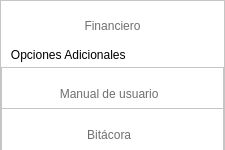
           <widget class="QFrame" name="frame_22">
            <property name="sizePolicy">
             <sizepolicy hsizetype="Fixed" vsizetype="Fixed">
              <horstretch>0</horstretch>
              <verstretch>0</verstretch>
             </sizepolicy>
            </property>
            <property name="minimumSize">
             <size>
              <width>225</width>
              <height>150</height>
             </size>
            </property>
            <property name="maximumSize">
             <size>
              <width>16777215</width>
              <height>150</height>
             </size>
            </property>
            <property name="styleSheet">
             <string notr="true">background-color: rgb(255, 255, 255);</string>
            </property>
            <property name="frameShape">
             <enum>QFrame::StyledPanel</enum>
            </property>
            <property name="frameShadow">
             <enum>QFrame::Raised</enum>
            </property>
            <layout class="QVBoxLayout" name="verticalLayout_9">
             <property name="spacing">
              <number>0</number>
             </property>
             <property name="leftMargin">
              <number>0</number>
             </property>
             <property name="topMargin">
              <number>0</number>
             </property>
             <property name="rightMargin">
              <number>0</number>
             </property>
             <property name="bottomMargin">
              <number>0</number>
             </property>
             <item>
              <widget class="QPushButton" name="btn_modulo_banco">
               <property name="minimumSize">
                <size>
                 <width>100</width>
                 <height>50</height>
                </size>
               </property>
               <property name="layoutDirection">
                <enum>Qt::LeftToRight</enum>
               </property>
               <property name="styleSheet">
                <string notr="true">QPushButton{
border:Opx;
color: rgb(111, 111, 111);
font: bold 9pt &quot;Nunito&quot;;
}

QPushButton:hover{
background-color: rgb(248, 244, 244);
color: rgb(0, 0, 0);
font: bold 9pt &quot;Nunito&quot;;
}

</string>
               </property>
               <property name="text">
                <string>Financiero</string>
               </property>
               <property name="iconSize">
                <size>
                 <width>25</width>
                 <height>25</height>
                </size>
               </property>
              </widget>
             </item>
             <item>
              <widget class="QLabel" name="label_12">
               <property name="minimumSize">
                <size>
                 <width>0</width>
                 <height>25</height>
                </size>
               </property>
               <property name="maximumSize">
                <size>
                 <width>16777215</width>
                 <height>35</height>
                </size>
               </property>
               <property name="styleSheet">
                <string notr="true">color: rgb(0, 0, 0);
font:bold  9pt &quot;Nunito&quot;;</string>
               </property>
               <property name="text">
                <string>   Opciones Adicionales</string>
               </property>
              </widget>
             </item>
             <item>
              <widget class="QFrame" name="frame_40">
               <property name="minimumSize">
                <size>
                 <width>0</width>
                 <height>55</height>
                </size>
               </property>
               <property name="maximumSize">
                <size>
                 <width>16777215</width>
                 <height>55</height>
                </size>
               </property>
               <property name="frameShape">
                <enum>QFrame::StyledPanel</enum>
               </property>
               <property name="frameShadow">
                <enum>QFrame::Raised</enum>
               </property>
               <layout class="QGridLayout" name="gridLayout_13">
                <property name="leftMargin">
                 <number>0</number>
                </property>
                <property name="topMargin">
                 <number>0</number>
                </property>
                <property name="rightMargin">
                 <number>0</number>
                </property>
                <property name="bottomMargin">
                 <number>0</number>
                </property>
                <property name="spacing">
                 <number>0</number>
                </property>
                <item row="1" column="0">
                 <widget class="QPushButton" name="Manual_6">
                  <property name="minimumSize">
                   <size>
                    <width>0</width>
                    <height>50</height>
                   </size>
                  </property>
                  <property name="layoutDirection">
                   <enum>Qt::LeftToRight</enum>
                  </property>
                  <property name="styleSheet">
                   <string notr="true">QPushButton{
border:Opx;
color: rgb(111, 111, 111);
font: bold 9pt &quot;Nunito&quot;;
}

QPushButton:hover{
background-color: rgb(248, 244, 244);
color: rgb(0, 0, 0);
font: bold 9pt &quot;Nunito&quot;;
}
</string>
                  </property>
                  <property name="text">
                   <string> Manual de usuario</string>
                  </property>
                  <property name="icon">
                   <iconset>
                    <normaloff>InterfaceImages/agenda.png</normaloff>InterfaceImages/agenda.png</iconset>
                  </property>
                  <property name="iconSize">
                   <size>
                    <width>25</width>
                    <height>25</height>
                   </size>
                  </property>
                 </widget>
                </item>
                <item row="1" column="1">
                 <widget class="QFrame" name="frame_91">
                  <property name="maximumSize">
                   <size>
                    <width>10</width>
                    <height>16777215</height>
                   </size>
                  </property>
                  <property name="styleSheet">
                   <string notr="true">QFrame {
    border-top-right-radius:25px;
	border-bottom-right-radius:25px;
}</string>
                  </property>
                  <property name="frameShape">
                   <enum>QFrame::StyledPanel</enum>
                  </property>
                  <property name="frameShadow">
                   <enum>QFrame::Raised</enum>
                  </property>
                 </widget>
                </item>
               </layout>
              </widget>
             </item>
             <item>
              <widget class="QFrame" name="frame_34">
               <property name="minimumSize">
                <size>
                 <width>0</width>
                 <height>55</height>
                </size>
               </property>
               <property name="maximumSize">
                <size>
                 <width>16777215</width>
                 <height>55</height>
                </size>
               </property>
               <property name="frameShape">
                <enum>QFrame::StyledPanel</enum>
               </property>
               <property name="frameShadow">
                <enum>QFrame::Raised</enum>
               </property>
               <layout class="QGridLayout" name="gridLayout_14">
                <property name="leftMargin">
                 <number>0</number>
                </property>
                <property name="topMargin">
                 <number>0</number>
                </property>
                <property name="rightMargin">
                 <number>0</number>
                </property>
                <property name="bottomMargin">
                 <number>0</number>
                </property>
                <property name="spacing">
                 <number>0</number>
                </property>
                <item row="0" column="0">
                 <widget class="QPushButton" name="btn_vitacora">
                  <property name="minimumSize">
                   <size>
                    <width>0</width>
                    <height>50</height>
                   </size>
                  </property>
                  <property name="layoutDirection">
                   <enum>Qt::LeftToRight</enum>
                  </property>
                  <property name="styleSheet">
                   <string notr="true">QPushButton{
border:Opx;
color: rgb(111, 111, 111);
font: bold 9pt &quot;Nunito&quot;;
}

QPushButton:hover{
background-color: rgb(248, 244, 244);
color: rgb(0, 0, 0);
font: bold 9pt &quot;Nunito&quot;;
}
</string>
                  </property>
                  <property name="text">
                   <string> Bitácora</string>
                  </property>
                  <property name="icon">
                   <iconset>
                    <normaloff>InterfaceImages/binary-coding_16924048.png</normaloff>InterfaceImages/binary-coding_16924048.png</iconset>
                  </property>
                  <property name="iconSize">
                   <size>
                    <width>25</width>
                    <height>25</height>
                   </size>
                  </property>
                 </widget>
                </item>
                <item row="0" column="1">
                 <widget class="QFrame" name="frame_36">
                  <property name="maximumSize">
                   <size>
                    <width>10</width>
                    <height>16777215</height>
                   </size>
                  </property>
                  <property name="styleSheet">
                   <string notr="true">QFrame {
    border-top-right-radius:25px;
	border-bottom-right-radius:25px;
}</string>
                  </property>
                  <property name="frameShape">
                   <enum>QFrame::StyledPanel</enum>
                  </property>
                  <property name="frameShadow">
                   <enum>QFrame::Raised</enum>
                  </property>
                 </widget>
                </item>
               </layout>
              </widget>
             </item>
            </layout>
           </widget>
